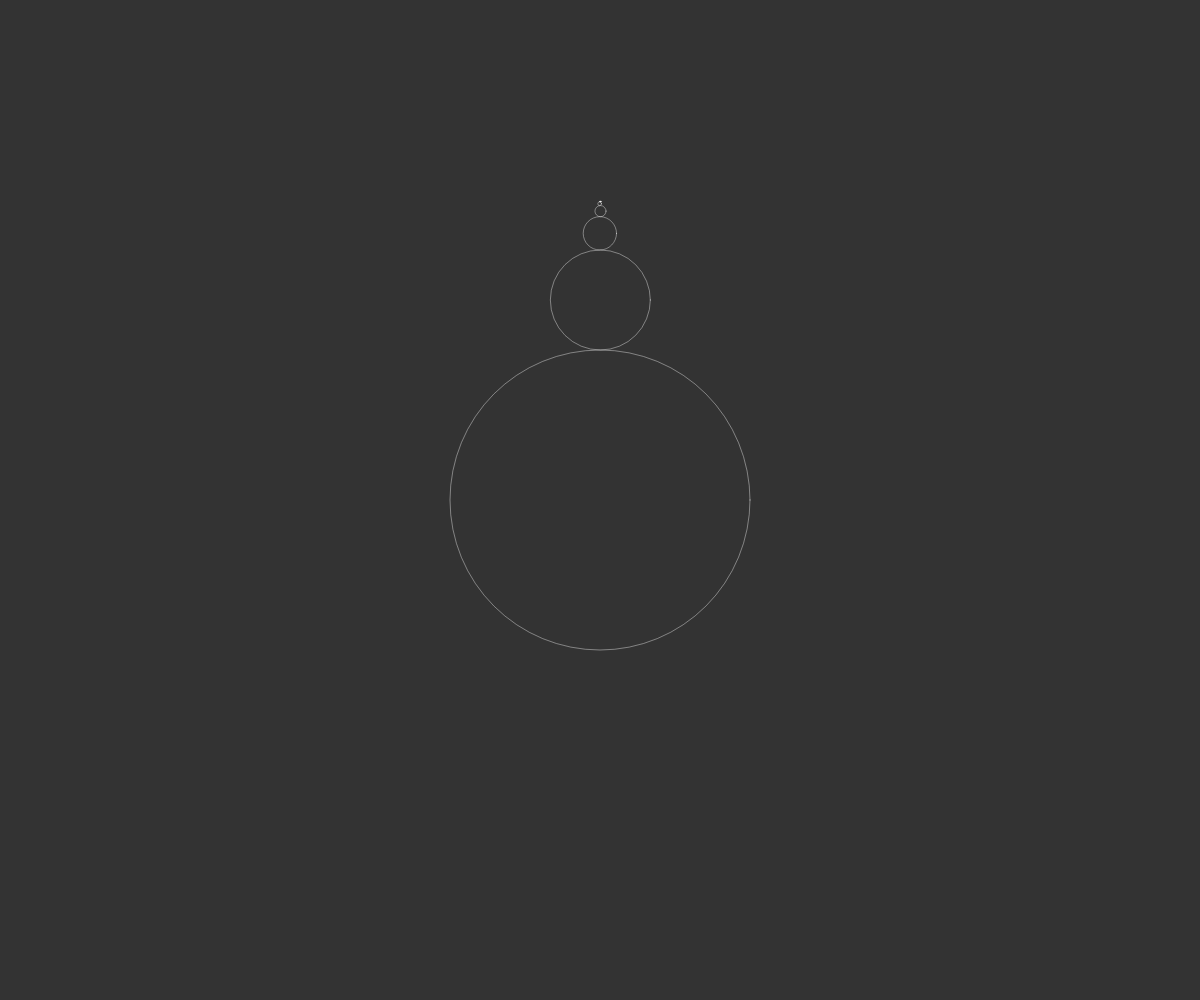
Frame 1 (no input)
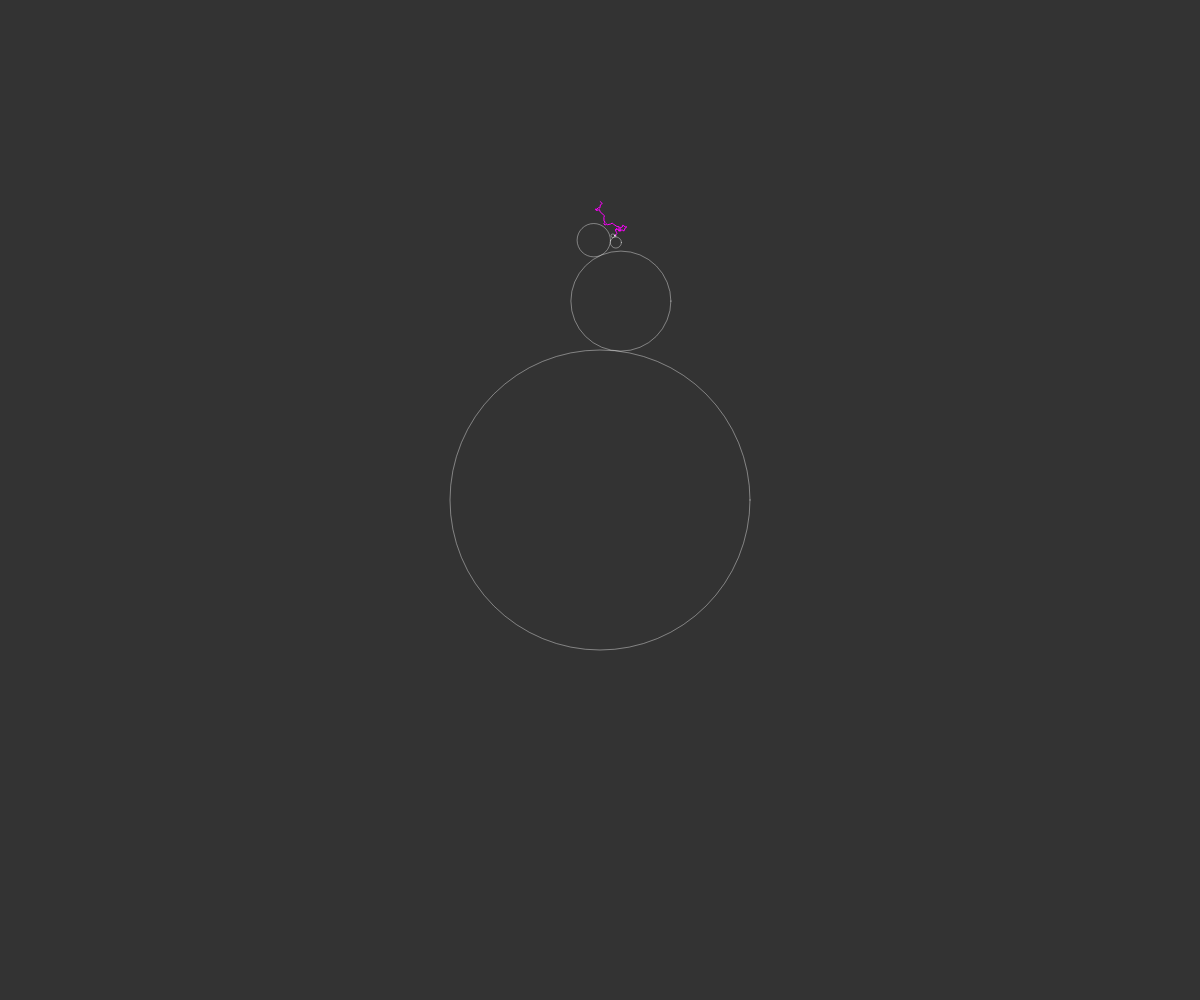
Frame 60 (no input)
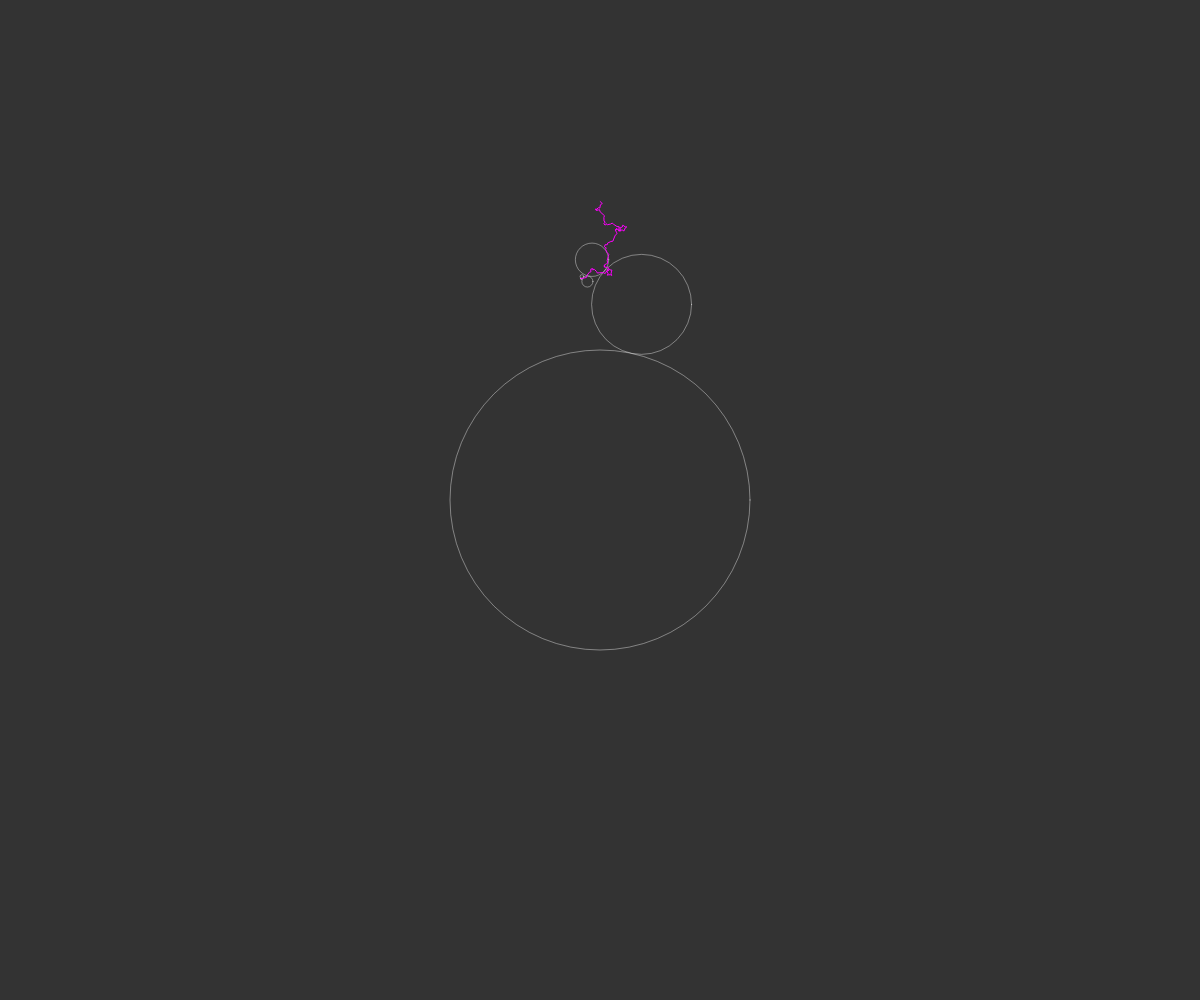
Frame 120 (the mouse pressed at the canvas centre since frame 60)

The p5.js sketch that drew these frames (run headless with seeded random() and noise() and a simulated clock; from frame 60 on, the mouse is pressed at the canvas centre):

// p5.js sketch
// ── sketch.js
const path = [];
let angle = 0;
const resolution = 10;

let sun;
let end;

function setup() {
  createCanvas(windowWidth, windowHeight);
  sun = new Orbit(width / 2, height / 2, width / 8, 0);
  let next = sun;
  for (let i = 0; i < 10; i++) {
    next = next.addChild();
  }
  end = next;
}

function draw() {
  background(51);

  for (let next = sun; next !== null; next = next.child) {
    next.update();
  }
  if (path.length < 20000) path.push(createVector(end.x, end.y));

  for (let next = sun; next !== null; next = next.child) {
    next.show();
  }

  beginShape();
  stroke(255, 0, 255);
  noFill();
  for (const pos of path) {
    vertex(pos.x, pos.y);
  }
  endShape();
}

// ── orbit.js
const k = -4;

class Orbit {
  constructor(x, y, r, n, p) {
    this.x = x;
    this.y = y;
    this.r = r;
    this.n = n;
    this.parent = p;
    this.child = null;
    this.speed = radians(pow(k, n - 1)) / resolution;
    this.angle = -HALF_PI;
  }

  addChild() {
    const newr = this.r / 3;
    const newx = this.x + this.r + newr;
    const newy = this.y;
    this.child = new Orbit(newx, newy, newr, this.n + 1, this);
    return this.child;
  }

  update() {
    if (!this.parent) return;
    this.angle += this.speed;
    const rsum = this.r + this.parent.r;
    this.x = this.parent.x + rsum * cos(this.angle);
    this.y = this.parent.y + rsum * sin(this.angle);
  }

  show() {
    stroke(255, 100);
    strokeWeight(1);
    noFill();
    ellipse(this.x, this.y, this.r * 2, this.r * 2);
  }
}
